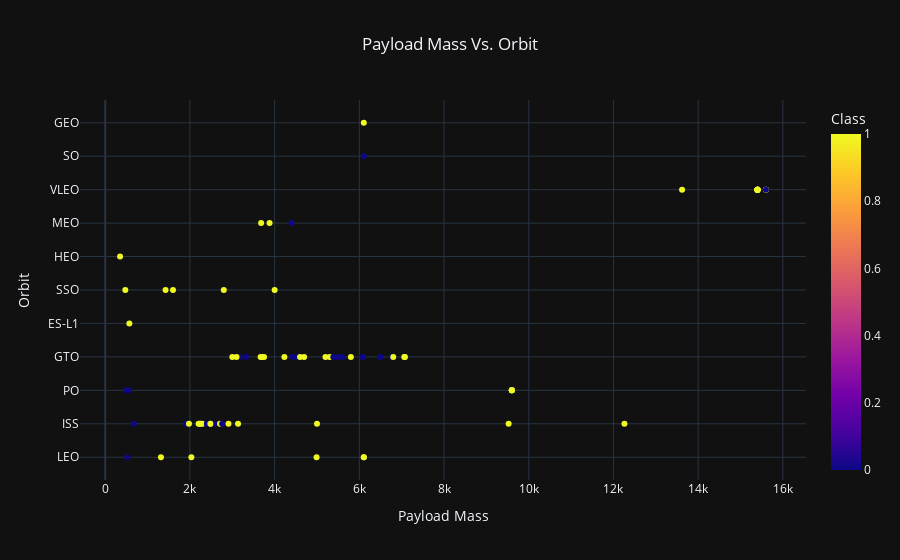

Notebook code for this chart:
### Markdown cell above
You should see that in the LEO orbit the Success appears related to the number of flights; on the other hand, there seems to be no relationship between flight number when in GTO orbit.

### Code cell
### TASK  5: Visualize the relationship between Payload and Orbit type with regression
fig = px.scatter(
    df, x="PayloadMass", y="Orbit", color="Class", title="Payload Mass Vs. Orbit",
    labels={
                     "PayloadMass": "Payload Mass",
                     "Orbit": "Orbit",
                     "BoosterVersion": "Booster Version"
                 },
    hover_data=['PayloadMass', 'Orbit', 'BoosterVersion'],
    template='plotly_dark',
    # trendline="ols"
)

fig.layout.update(title_x = 0.5)

fig.show()

### Figure 1 — Plotly figure (JSON) as saved in the notebook; plotly's stock layout.template omitted (floating-point values rounded to 4 significant figures)
{"data": [{"customdata": [["Falcon 9"], ["Falcon 9"], ["Falcon 9"], ["Falcon 9"], ["Falcon 9"], ["Falcon 9"], ["Falcon 9"], ["Falcon 9"], ["Falcon 9"], ["Falcon 9"], ["Falcon 9"], ["Falcon 9"], ["Falcon 9"], ["Falcon 9"], ["Falcon 9"], ["Falcon 9"], ["Falcon 9"], ["Falcon 9"], ["Falcon 9"], ["Falcon 9"], ["Falcon 9"], ["Falcon 9"], ["Falcon 9"], ["Falcon 9"], ["Falcon 9"], ["Falcon 9"], ["Falcon 9"], ["Falcon 9"], ["Falcon 9"], ["Falcon 9"], ["Falcon 9"], ["Falcon 9"], ["Falcon 9"], ["Falcon 9"], ["Falcon 9"], ["Falcon 9"], ["Falcon 9"], ["Falcon 9"], ["Falcon 9"], ["Falcon 9"], ["Falcon 9"], ["Falcon 9"], ["Falcon 9"], ["Falcon 9"], ["Falcon 9"], ["Falcon 9"], ["Falcon 9"], ["Falcon 9"], ["Falcon 9"], ["Falcon 9"], ["Falcon 9"], ["Falcon 9"], ["Falcon 9"], ["Falcon 9"], ["Falcon 9"], ["Falcon 9"], ["Falcon 9"], ["Falcon 9"], ["Falcon 9"], ["Falcon 9"], ["Falcon 9"], ["Falcon 9"], ["Falcon 9"], ["Falcon 9"], ["Falcon 9"], ["Falcon 9"], ["Falcon 9"], ["Falcon 9"], ["Falcon 9"], ["Falcon 9"], ["Falcon 9"], ["Falcon 9"], ["Falcon 9"], ["Falcon 9"], ["Falcon 9"], ["Falcon 9"], ["Falcon 9"], ["Falcon 9"], ["Falcon 9"], ["Falcon 9"], ["Falcon 9"], ["Falcon 9"], ["Falcon 9"], ["Falcon 9"], ["Falcon 9"], ["Falcon 9"], ["Falcon 9"], ["Falcon 9"], ["Falcon 9"], ["Falcon 9"]], "hovertemplate": "Payload Mass=%{x}<br>Orbit=%{y}<br>Booster Version=%{customdata[0]}<br>Class=%{marker.color}<extra></extra>", "legendgroup": "", "marker": {"color": [0, 0, 0, 0, 0, 0, 1, 1, 0, 0, 0, 0, 1, 0, 0, 0, 1, 0, 0, 1, 1, 1, 1, 1, 0, 1, 1, 0, 1, 1, 0, 1, 1, 1, 0, 1, 1, 1, 1, 1, 1, 1, 1, 1, 1, 0, 0, 0, 1, 1, 0, 0, 1, 1, 1, 1, 1, 1, 1, 0, 0, 1, 1, 1, 1, 1, 1, 0, 1, 1, 1, 1, 0, 1, 0, 1, 0, 1, 1, 1, 1, 1, 1, 1, 1, 1, 1, 1, 1, 1], "coloraxis": "coloraxis", "symbol": "circle"}, "mode": "markers", "name": "", "orientation": "h", "showlegend": false, "type": "scatter", "x": [6105.0, 525, 677, 500, 3170, 3325, 2296, 1316, 4535, 4428, 2216, 2395, 570, 1898, 4707, 2477, 2034, 553, 5271, 3136, 4696, 3100, 2257, 4600, 5500, 9600, 2490, 5600, 5300, 6105.0, 6070, 2708, 3669, 9600, 6761, 2910, 475, 4990, 9600, 5200, 3700, 2205, 9600, 6105.0, 4230, 6092, 9600, 2760, 350, 3750, 5384.0, 2410, 7076, 9600, 5800, 7060, 2800, 3000, 4000, 2573, 4400, 9600, 12259, 2482, 13620, 1425, 2228.0, 6500, 15600, 5000, 6800, 15400, 6105.0, 15600, 15400, 1977, 15600, 15400, 9525, 15400, 15400, 3880, 6105.0, 15400, 1600, 15400, 15400, 15400, 15400, 3681], "xaxis": "x", "y": ["LEO", "LEO", "ISS", "PO", "GTO", "GTO", "ISS", "LEO", "GTO", "GTO", "ISS", "ISS", "ES-L1", "ISS", "GTO", "ISS", "LEO", "PO", "GTO", "ISS", "GTO", "GTO", "ISS", "GTO", "GTO", "PO", "ISS", "GTO", "GTO", "LEO", "GTO", "ISS", "GTO", "PO", "GTO", "ISS", "SSO", "LEO", "PO", "GTO", "GTO", "ISS", "PO", "LEO", "GTO", "GTO", "PO", "ISS", "HEO", "GTO", "GTO", "ISS", "GTO", "PO", "GTO", "GTO", "SSO", "GTO", "SSO", "ISS", "MEO", "PO", "ISS", "ISS", "VLEO", "SSO", "ISS", "GTO", "VLEO", "ISS", "GTO", "VLEO", "SO", "VLEO", "VLEO", "ISS", "VLEO", "VLEO", "ISS", "VLEO", "VLEO", "MEO", "GEO", "VLEO", "SSO", "VLEO", "VLEO", "VLEO", "VLEO", "MEO"], "yaxis": "y"}], "layout": {"coloraxis": {"colorbar": {"title": {"text": "Class"}}, "colorscale": [[0, "#0d0887"], [0.1111, "#46039f"], [0.2222, "#7201a8"], [0.3333, "#9c179e"], [0.4444, "#bd3786"], [0.5556, "#d8576b"], [0.6667, "#ed7953"], [0.7778, "#fb9f3a"], [0.8889, "#fdca26"], [1, "#f0f921"]]}, "legend": {"tracegroupgap": 0}, "title": {"text": "Payload Mass Vs. Orbit", "x": 0.5}, "xaxis": {"anchor": "y", "domain": [0, 1], "title": {"text": "Payload Mass"}}, "yaxis": {"anchor": "x", "domain": [0, 1], "title": {"text": "Orbit"}}}}
